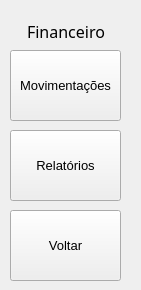
     <widget class="QWidget" name="page_15">
      <widget class="QToolButton" name="bttn_back_3">
       <property name="geometry">
        <rect>
         <x>10</x>
         <y>210</y>
         <width>111</width>
         <height>71</height>
        </rect>
       </property>
       <property name="sizePolicy">
        <sizepolicy hsizetype="Preferred" vsizetype="Preferred">
         <horstretch>0</horstretch>
         <verstretch>0</verstretch>
        </sizepolicy>
       </property>
       <property name="font">
        <font>
         <pointsize>10</pointsize>
        </font>
       </property>
       <property name="text">
        <string>Voltar</string>
       </property>
       <property name="icon">
        <iconset>
         <normaloff>../Icones/keyboard_return_24dp_E3E3E3_FILL0_wght400_GRAD0_opsz24.png</normaloff>../Icones/keyboard_return_24dp_E3E3E3_FILL0_wght400_GRAD0_opsz24.png</iconset>
       </property>
       <property name="iconSize">
        <size>
         <width>32</width>
         <height>32</height>
        </size>
       </property>
       <property name="toolButtonStyle">
        <enum>Qt::ToolButtonTextUnderIcon</enum>
       </property>
      </widget>
      <widget class="QToolButton" name="bttn_report">
       <property name="geometry">
        <rect>
         <x>10</x>
         <y>130</y>
         <width>111</width>
         <height>71</height>
        </rect>
       </property>
       <property name="sizePolicy">
        <sizepolicy hsizetype="Preferred" vsizetype="Preferred">
         <horstretch>0</horstretch>
         <verstretch>0</verstretch>
        </sizepolicy>
       </property>
       <property name="font">
        <font>
         <pointsize>10</pointsize>
        </font>
       </property>
       <property name="text">
        <string>Relatórios</string>
       </property>
       <property name="icon">
        <iconset>
         <normaloff>../Icones/description_24dp_E3E3E3_FILL0_wght400_GRAD0_opsz24.png</normaloff>../Icones/description_24dp_E3E3E3_FILL0_wght400_GRAD0_opsz24.png</iconset>
       </property>
       <property name="iconSize">
        <size>
         <width>32</width>
         <height>32</height>
        </size>
       </property>
       <property name="toolButtonStyle">
        <enum>Qt::ToolButtonTextUnderIcon</enum>
       </property>
      </widget>
      <widget class="QToolButton" name="bttn_movements">
       <property name="geometry">
        <rect>
         <x>10</x>
         <y>50</y>
         <width>111</width>
         <height>71</height>
        </rect>
       </property>
       <property name="sizePolicy">
        <sizepolicy hsizetype="Preferred" vsizetype="Preferred">
         <horstretch>0</horstretch>
         <verstretch>0</verstretch>
        </sizepolicy>
       </property>
       <property name="font">
        <font>
         <pointsize>10</pointsize>
        </font>
       </property>
       <property name="text">
        <string>Movimentações</string>
       </property>
       <property name="icon">
        <iconset>
         <normaloff>../Icones/currency_exchange_24dp_E3E3E3_FILL0_wght400_GRAD0_opsz24.png</normaloff>../Icones/currency_exchange_24dp_E3E3E3_FILL0_wght400_GRAD0_opsz24.png</iconset>
       </property>
       <property name="iconSize">
        <size>
         <width>32</width>
         <height>32</height>
        </size>
       </property>
       <property name="toolButtonStyle">
        <enum>Qt::ToolButtonTextUnderIcon</enum>
       </property>
      </widget>
      <widget class="QLabel" name="label_4">
       <property name="geometry">
        <rect>
         <x>0</x>
         <y>20</y>
         <width>132</width>
         <height>21</height>
        </rect>
       </property>
       <property name="font">
        <font>
         <family>Montserrat Medium</family>
         <pointsize>12</pointsize>
         <weight>50</weight>
         <bold>false</bold>
        </font>
       </property>
       <property name="text">
        <string>&lt;html&gt;&lt;head/&gt;&lt;body&gt;&lt;p align=&quot;center&quot;&gt;Financeiro&lt;/p&gt;&lt;/body&gt;&lt;/html&gt;</string>
       </property>
      </widget>
     </widget>
